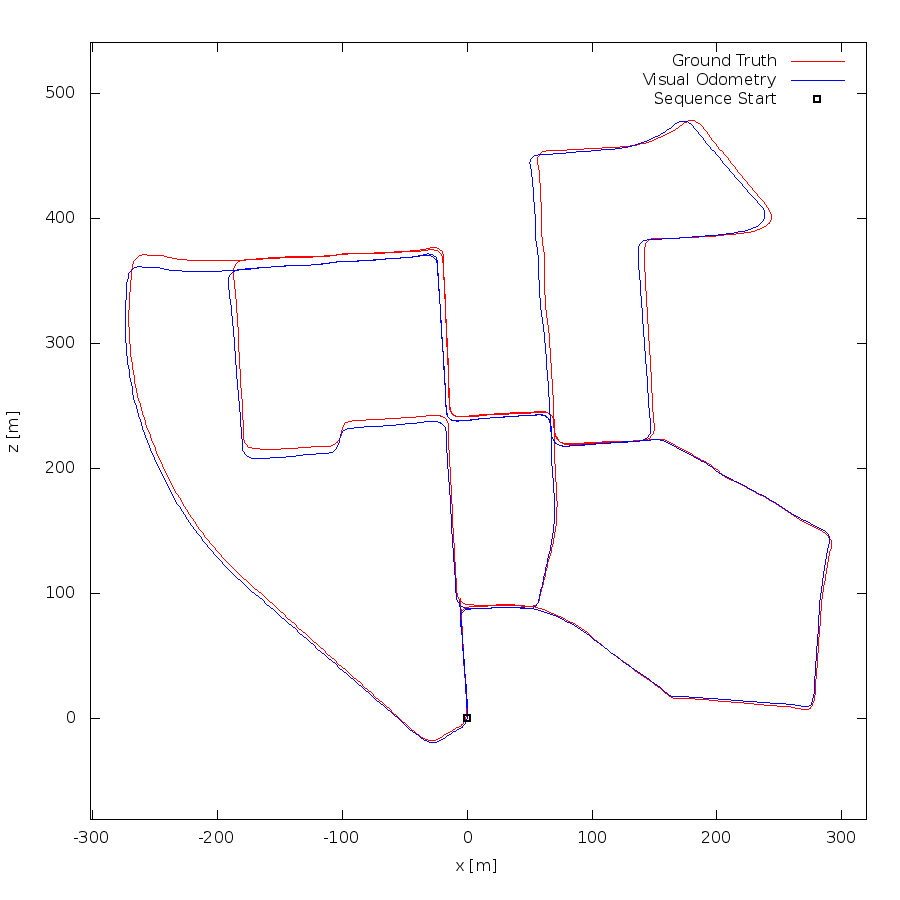

The gnuplot source for this figure:
set term postscript eps enhanced color
set output "00.eps"
set size ratio -1
set xrange [-302:320]
set yrange [-81:541]
set xlabel "x [m]"
set ylabel "z [m]"
plot "00.txt" using 1:2 lc rgb "#FF0000" title 'Ground Truth' w lines,"00.txt" using 3:4 lc rgb "#0000FF" title 'Visual Odometry' w lines,"< head -1 00.txt" using 1:2 lc rgb "#000000" pt 4 ps 1 lw 2 title 'Sequence Start' w points
